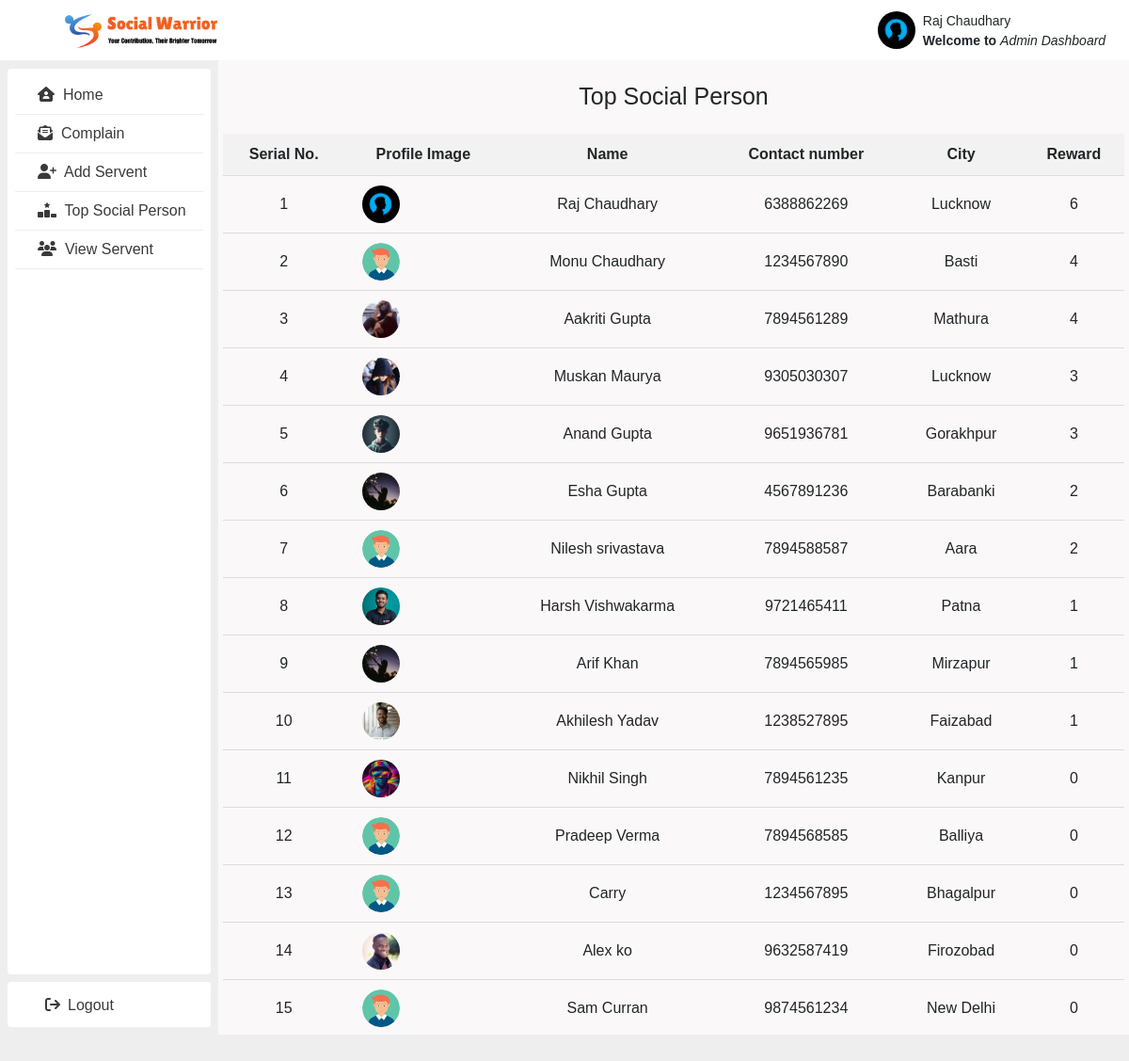
Page /supervisor-rank/ (signed in) on the committed database.
### publicapp/models.py (models this page shows)
class Profile(models.Model):
    user=models.ForeignKey(User,on_delete=models.CASCADE,blank=True,null=True)
    contact_no=models.IntegerField()
    full_name=models.CharField(max_length=50)
    dob = models.CharField(max_length=100,blank=True)
    city=models.CharField(max_length=200)
    state=models.CharField(max_length=200)
    pin_code=models.CharField(max_length=100)
    followers=models.ManyToManyField(User,related_name='followers',blank=True)
    followings =models.ManyToManyField(User,related_name='followings',blank=True)
    profile_picture = models.ImageField(upload_to='profilepics',blank=True)

class TopEnvorior(models.Model):
    profile = models.ForeignKey(Profile,on_delete=models.CASCADE)
    reward = models.IntegerField()

### supervisorapp/views.py (the view)
# urls.py: path('supervisor-rank/',views.rank,name='rank'),
def rank(request):
    current_user = request.session['email']
    current_user_details = Profile.objects.get(user=current_user)
    top_envorior = TopEnvorior.objects.order_by('-reward')
    return render(request,'supervisor/pages/rank.html',locals())

### supervisorapp/templates/supervisor/pages/rank.html (shortened to what this page needs)
{% extends 'supervisorparent.html' %}
{% load static %}
{%block content%}
<p class=" text-center" style="font-size: 25px; margin-top: 20px; margin-bottom: 20px;">Top Social Person</p>
  <table>
    <thead>
      <tr>
        <th>Serial No.</th>
        <th>Profile Image</th>
        <th>Name</th>
        <th>Contact number</th>
        <th>City</th>
        <th>Reward</th>
      </tr>
    </thead>
    <tbody>
      {% for t in top_envorior %}
      <tr>
        <td>{{forloop.counter}}</td>
        <td>
          <div class="user-profile">
            {% if t.profile.profile_picture %}
                 <a href=""><img class="profile-img" src="{{ t.profile.profile_picture.url }}" alt=""/> </a>
            {% else %}
                 <a href=""><img class="profile-img" src="{% static 'img/profile.png' %}" alt=""/> </a>
            {% endif %}
          </div>
        </td>
        <td>{{t.profile.full_name}}</td>
        <td>{{t.profile.contact_no}}</td>
        <td>{{t.profile.city}}</td>
        <td>{{t.reward}}</td>
      </tr>
      {% endfor %}
    </tbody>
  </table>
</div>
{% endblock %}

### supervisorapp/templates/supervisorparent.html (shortened to what this page needs)
<!DOCTYPE html>
<html lang="en">
  <head>
    {% load static %}
    <link
      rel="stylesheet"
      href="https://cdnjs.cloudflare.com/ajax/libs/font-awesome/6.4.0/css/all.min.css"
    />
    <link href="https://cdn.jsdelivr.net/npm/bootstrap@5.3.3/dist/css/bootstrap.min.css" rel="stylesheet">
    <link rel="stylesheet" href="{% static 'css/supervisorstyle.css' %}" />
  </head>
  <body class="body">
    <header>
      <div class="left">
        <div class="logo">
          <img class="logo-img" src="{% static 'img/slogo.png' %}" alt="" />
        </div>
      </div>
      <div class="right">
        <div class="user-profile">
          <a href="">
            {% if current_user_details.profile_picture %}
              <a href=""><img class="profile-img" src="{{current_user_details.profile_picture.url}}" alt=""/> </a>
            {% else %}
              <a href=""><img class="profile-img" src="{% static 'img/profile.png' %}" alt=""/> </a>
            {% endif %}
          </a>
          <div class="profile-txt">
            <p style="margin-top: 17px; font-size: 14px;">{{current_user_details.full_name}}</p>
            <p style="margin-top: -16px; font-size: 14px;"><span style="font-weight: bold;">Welcome to </span> <cite title="Source Title">Admin Dashboard</cite></p>
          </div>
        </div>
      </div>
    </header>
    <main>
      <div class="publicleft">
        <div class="navleftmiddle">
          <div class="navleftmiddles navdiver mt-2">
            <a
              href="{%url 'supervisorapp:supervisordashboard' %}"
              class="text-decoration-none"
            >
              <span class="txt-2"><i class="fa-solid fa-house-user"></i>&nbsp;</span>
              <span class="txt-2">Home</span>
            </a>
          </div>
          <div class="navleftmiddles navdiver">
            <a href="{%url 'supervisorapp:complain'%}" class="text-decoration-none">
              <span class="txt-2"
                ><i class="fa-solid fa-envelope-open-text"></i>&nbsp;</span>
              <span class="txt-2">Complain</span>
            </a>
          </div>
          <div class="navleftmiddles navdiver">
            <a href="{%url 'supervisorapp:addservent'%}" class="text-decoration-none">
              <span class="txt-2"
                ><i class="fa-solid fa-user-plus"></i>&nbsp;</span>
              <span class="txt-2">Add Servent</span>
            </a>
          </div>
          <div class="navleftmiddles navdiver">
            <a href="{%url 'supervisorapp:rank'%}" class="text-decoration-none">
              <span class="txt-2">
              <i class="fa-solid fa-ranking-star"></i>&nbsp;</span>
              <span class="txt-2">Top Social Person</span>
            </a>
          </div>
          <div class="navleftmiddles navdiver">
            <a href="{%url 'supervisorapp:viewservent'%}" class="text-decoration-none">
              <span class="txt-2"
                ><i class="fa-solid fa-users"></i
              >&nbsp;</span>
              <span class="txt-2">View Servent</span>
            </a>
          </div>
        </div>
        <div class="navleftbottom navleftmiddles">
          <div style="margin-top: 13px;">
            <a href="#" class="txt-2" data-bs-toggle="modal" data-bs-target="#logoutModal">
              <i class="fa-solid fa-sign-out mx-2 "></i>Logout
            </a>
          </div>
        </div>
      </div>
      <div class="publicmiddle">{% block content %} {% endblock%}</div>
    </main>
  </body>
</html>

### static/css/supervisorstyle.css (style rules this page uses)
:root { --white: #ffffff; --darkgray: #3a3a3a; --gray: #eee; --lightgray: #faf8f8; --green: #ec4c17; --border-radius: 0.25rem; --border-radius2: 5rem; }
* { font-family: "Poppins", sans-serif; margin: 0; padding: 0; }
body { scroll-behavior: smooth; position: relative; height: 100vh; width: 100%; background-color: var(--gray); }
a { text-decoration: none; }
.txt-2 { color: var(--darkgray); font-size: 1rem; font-weight: 400; }
header { width: 100%; position: absolute; background-color: var(--white); }
.logo { display: flex; align-items: center; }
.user-profile { display: flex; align-items: center; }
.logo-img { height: 3rem; object-fit: cover; }
.profile-txt { margin: 0rem 0rem 0rem 0.5rem; }
.profile-img { margin-left: 0.5rem; width: 2.5rem; height: 2.5rem; object-fit: cover; border-radius: 100rem; }
main { top: 4rem; position: absolute; display: flex; width: 100%; }
.publicleft { width: 20vw; display: flex; flex-direction: column; align-items: center; }
.navleftmiddle { display: flex; flex-direction: column; flex: 1; margin-top: 9px; width: 18vw; border-radius: var(--border-radius); background-color: var(--white); }
.navleftmiddle div { margin: 0rem 0.5rem 0rem 0.5rem; padding: 0.5rem 0rem 0.5rem 1.5rem; }
.navdiver { border-bottom: 0.5px solid var(--gray); }
.navleftbottom { margin: 0.5rem; width: 18vw; height: 3rem; border-radius: var(--border-radius); background-color: var(--white); }
.navleftbottom div { margin: 1rem 0rem 0rem 2rem; }
.publicmiddle { height: 90vh; width: -webkit-fill-available; overflow: auto; scrollbar-width: none; background-color: var(--lightgray); }
@media (min-width: 786px) { header { display: flex; align-items: center; height: 4rem; } }
@media (min-width: 786px) { header .left, header .right { width: 50%; display: flex; justify-content: space-evenly; } }
header .left { justify-content: space-around; display: flex; }
table { margin: auto; width: 99%; border-collapse: collapse; }
th, td { padding: 10px; text-align: center; border-bottom: 1px solid #ddd; }
th { background-color: #f2f2f2; }

### rows in the picture
Profile: profile_picture (picture), full_name "Raj Chaudhary"
TopEnvorior: profile.profile_picture (picture), profile.full_name "Raj Chaudhary", profile.contact_no "6388862269", profile.city "Lucknow", reward "6"
TopEnvorior: profile.full_name "Monu Chaudhary", profile.contact_no "1234567890", profile.city "Basti", reward "4"
TopEnvorior: profile.profile_picture (picture), profile.full_name "Aakriti Gupta", profile.contact_no "7894561289", profile.city "Mathura", reward "4"
TopEnvorior: profile.profile_picture (picture), profile.full_name "Muskan Maurya", profile.contact_no "9305030307", profile.city "Lucknow", reward "3"
TopEnvorior: profile.profile_picture (picture), profile.full_name "Anand Gupta", profile.contact_no "9651936781", profile.city "Gorakhpur", reward "3"
TopEnvorior: profile.profile_picture (picture), profile.full_name "Esha Gupta", profile.contact_no "4567891236", profile.city "Barabanki", reward "2"
TopEnvorior: profile.full_name "Nilesh srivastava", profile.contact_no "7894588587", profile.city "Aara", reward "2"
TopEnvorior: profile.profile_picture (picture), profile.full_name "Harsh Vishwakarma", profile.contact_no "9721465411", profile.city "Patna", reward "1"
TopEnvorior: profile.profile_picture (picture), profile.full_name "Arif Khan", profile.contact_no "7894565985", profile.city "Mirzapur", reward "1"
TopEnvorior: profile.profile_picture (picture), profile.full_name "Akhilesh Yadav", profile.contact_no "1238527895", profile.city "Faizabad", reward "1"
TopEnvorior: profile.profile_picture (picture), profile.full_name "Nikhil Singh", profile.contact_no "7894561235", profile.city "Kanpur", reward "0"
TopEnvorior: profile.full_name "Pradeep Verma", profile.contact_no "7894568585", profile.city "Balliya", reward "0"
TopEnvorior: profile.full_name "Carry", profile.contact_no "1234567895", profile.city "Bhagalpur", reward "0"
TopEnvorior: profile.profile_picture (picture), profile.full_name "Alex ko", profile.contact_no "9632587419", profile.city "Firozobad", reward "0"
TopEnvorior: profile.full_name "Sam Curran", profile.contact_no "9874561234", profile.city "New Delhi", reward "0"
